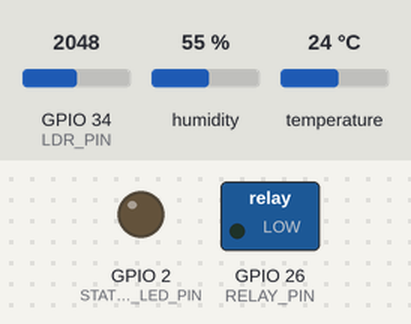
This sketch was run on a simulated ESP32. On the bench: switched loads named in the sketch (green lamp = pin HIGH), output pins drawn as LEDs (lit = HIGH). Inputs (shaded band) come from the test bench; at power-on: GPIO 34 (LDR_PIN) = 2048, humidity 55 %, temperature 24 °C. WiFi joins after 1.5 s; servers stay silent unless stated; uploads are accepted with an empty reply; the local clock reads 2024-03-15 10:24:30 at power-on unless the sketch sets it; what the sketch prints to the serial monitor is not drawn.

Above: at 0.0 s.
At 2.3 s:
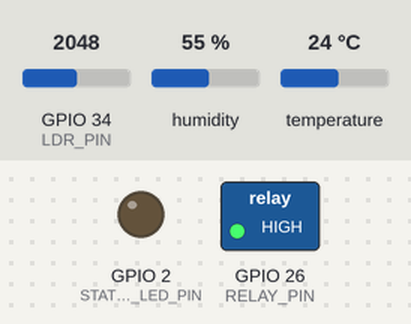
At 2.7 s:
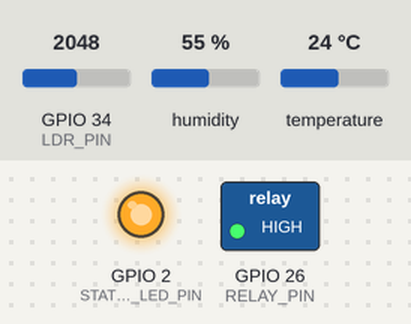
Timing chart, 0 to 4.2 s (numbered marks = the images above):
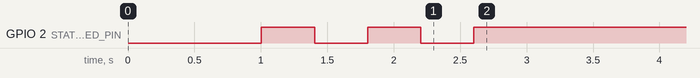

The sketch:

SmartRoom.ino
```cpp
/* =========================================================================
   SMART ROOM IOT — ESP32 FIRMWARE
   System: Environmental Telemetry & Automatic/Manual Appliance Automation
   Target: ESP32 DevKit V1
   Database: Firebase Realtime Database (Asia-Southeast1)
   ========================================================================= */

#include <WiFi.h>
#include <HTTPClient.h>
#include <WiFiClientSecure.h>
#include <ArduinoJson.h>
#include <DHT.h>
#include <time.h>

/* =========================================================================
   1. HARDWARE PIN DEFINITIONS & SENSOR CONFIGURATION
   ========================================================================= */
#define DHT_PIN          4        // GPIO 4 -> DHT11 / DHT22 Data Pin
#define DHT_TYPE         DHT11    // Change to DHT22 if using AM2302 / DHT22 sensor
#define LDR_PIN          34       // GPIO 34 (ADC1 Channel 6) -> LDR Analog Out
#define RELAY_PIN        26       // GPIO 26 -> 5V Relay IN Signal (Bulb Actuator)
#define STATUS_LED_PIN   2        // GPIO 2  -> Onboard Blue Status LED

// Relay Trigger Logic (Most relay modules are Active-LOW)
#define RELAY_ACTIVE_LOW true

/* =========================================================================
   2. NETWORK & FIREBASE CONFIGURATION
   ========================================================================= */
// Replace with your local Wi-Fi credentials
const char* WIFI_SSID     = "YOUR_WIFI_SSID";
const char* WIFI_PASSWORD = "YOUR_WIFI_PASSWORD";

// Firebase Realtime Database Host (No https:// or trailing slashes)
const char* FIREBASE_HOST = "smartyy-e6f48-default-rtdb.asia-southeast1.firebasedatabase.app";

// Optional: Firebase Database Secret or Auth Token (leave empty "" if test rules open)
const char* FIREBASE_AUTH = "";

// NTP Server Configuration for accurate millisecond timestamps in /history
const char* NTP_SERVER       = "pool.ntp.org";
const long  GMT_OFFSET_SEC   = 19800;  // IST (+5:30) = 5.5 * 3600 = 19800 (adjust if needed)
const int   DAYLIGHT_OFFSET  = 0;

/* =========================================================================
   3. GLOBAL INSTANCES & SYSTEM STATE
   ========================================================================= */
DHT dht(DHT_PIN, DHT_TYPE);
WiFiClientSecure client;

// Operating State
String currentMode       = "manual";   // "manual" or "automatic"
bool   bulbState         = false;      // true = ON, false = OFF
int    ldrThreshold      = 500;        // Default darkness threshold

// Sensor Readings
float  temperature       = 0.0;
float  humidity          = 0.0;
int    ldrValue          = 0;

// Non-blocking Timing Loops
unsigned long lastControlPoll   = 0;
const unsigned long CONTROL_INTERVAL = 2000;   // Poll control state every 2 seconds

unsigned long lastCurrentPush   = 0;
const unsigned long CURRENT_INTERVAL = 5000;   // Update /current every 5 seconds

unsigned long lastHistoryPush   = 0;
const unsigned long HISTORY_INTERVAL = 30000;  // Push time-series /history every 30s

/* =========================================================================
   4. HELPER: RELAY SWITCHING
   ========================================================================= */
void setRelay(bool state) {
  bulbState = state;
  if (RELAY_ACTIVE_LOW) {
    digitalWrite(RELAY_PIN, state ? LOW : HIGH);
  } else {
    digitalWrite(RELAY_PIN, state ? HIGH : LOW);
  }
}

/* =========================================================================
   5. HELPER: GET CURRENT UNIX TIMESTAMP (MILLISECONDS)
   ========================================================================= */
unsigned long long getEpochMillis() {
  time_t now;
  struct tm timeinfo;
  if (!getLocalTime(&timeinfo)) {
    return (unsigned long long)millis(); // Fallback if NTP not yet synced
  }
  time(&now);
  return ((unsigned long long)now) * 1000ULL;
}

/* =========================================================================
   6. FIREBASE REST: FETCH CONTROL STATE (/control.json)
   ========================================================================= */
void pollFirebaseControl() {
  if (WiFi.status() != WL_CONNECTED) return;

  HTTPClient http;
  String url = "https://" + String(FIREBASE_HOST) + "/control.json";
  if (strlen(FIREBASE_AUTH) > 0) {
    url += "?auth=" + String(FIREBASE_AUTH);
  }

  http.begin(client, url);
  int httpCode = http.GET();

  if (httpCode == HTTP_CODE_OK) {
    String payload = http.getString();
    StaticJsonDocument<256> doc;
    DeserializationError error = deserializeJson(doc, payload);

    if (!error) {
      if (doc.containsKey("mode")) {
        currentMode = doc["mode"].as<String>();
      }
      if (doc.containsKey("ldrThreshold")) {
        ldrThreshold = doc["ldrThreshold"].as<int>();
      }

      // If manual mode, follow the user's manual bulb command
      if (currentMode == "manual") {
        if (doc.containsKey("bulb")) {
          bool requestedBulb = doc["bulb"].as<bool>();
          setRelay(requestedBulb);
        }
      }
    }
  } else {
    Serial.printf("[HTTP] GET /control.json failed, code: %d\n", httpCode);
  }
  http.end();
}

/* =========================================================================
   7. FIREBASE REST: UPDATE LIVE STATE (/current.json)
   ========================================================================= */
void pushCurrentValues() {
  if (WiFi.status() != WL_CONNECTED) return;

  HTTPClient http;
  String url = "https://" + String(FIREBASE_HOST) + "/current.json";
  if (strlen(FIREBASE_AUTH) > 0) {
    url += "?auth=" + String(FIREBASE_AUTH);
  }

  StaticJsonDocument<256> doc;
  doc["temperature"] = serialized(String(temperature, 1));
  doc["humidity"]    = serialized(String(humidity, 1));
  doc["ldr"]         = ldrValue;
  doc["bulb"]        = bulbState;
  doc["mode"]        = currentMode;

  String requestBody;
  serializeJson(doc, requestBody);

  http.begin(client, url);
  http.addHeader("Content-Type", "application/json");
  int httpCode = http.PUT(requestBody); // PUT updates / replaces /current

  if (httpCode != HTTP_CODE_OK) {
    Serial.printf("[HTTP] PUT /current.json failed, code: %d\n", httpCode);
  }
  http.end();
}

/* =========================================================================
   8. FIREBASE REST: LOG HISTORICAL RECORD (/history.json)
   ========================================================================= */
void pushHistoryLog() {
  if (WiFi.status() != WL_CONNECTED) return;

  HTTPClient http;
  String url = "https://" + String(FIREBASE_HOST) + "/history.json";
  if (strlen(FIREBASE_AUTH) > 0) {
    url += "?auth=" + String(FIREBASE_AUTH);
  }

  StaticJsonDocument<256> doc;
  doc["timestamp"]   = getEpochMillis();
  doc["temperature"] = serialized(String(temperature, 1));
  doc["humidity"]    = serialized(String(humidity, 1));
  doc["ldr"]         = ldrValue;
  doc["bulb"]        = bulbState;
  doc["mode"]        = currentMode;

  String requestBody;
  serializeJson(doc, requestBody);

  http.begin(client, url);
  http.addHeader("Content-Type", "application/json");
  int httpCode = http.POST(requestBody); // POST generates a unique push-key in /history

  if (httpCode != HTTP_CODE_OK) {
    Serial.printf("[HTTP] POST /history.json failed, code: %d\n", httpCode);
  } else {
    Serial.println("[FIREBASE] Telemetry snapshot saved to /history");
  }
  http.end();
}

/* =========================================================================
   9. HARDWARE SETUP
   ========================================================================= */
void setup() {
  Serial.begin(115200);
  delay(1000);
  Serial.println("\n=== SMART ROOM IOT INITIALIZATION ===");

  // Pin Configurations
  pinMode(RELAY_PIN, OUTPUT);
  pinMode(STATUS_LED_PIN, OUTPUT);
  pinMode(LDR_PIN, INPUT);

  // Initial actuator state: OFF
  setRelay(false);
  digitalWrite(STATUS_LED_PIN, LOW);

  // Initialize DHT Sensor
  dht.begin();

  // Insecure TLS (bypasses CA verification for simplicity & reliability on ESP32)
  client.setInsecure();

  // Wi-Fi Connection
  Serial.printf("[WIFI] Connecting to SSID: %s", WIFI_SSID);
  WiFi.mode(WIFI_STA);
  WiFi.begin(WIFI_SSID, WIFI_PASSWORD);

  while (WiFi.status() != WL_CONNECTED) {
    digitalWrite(STATUS_LED_PIN, !digitalRead(STATUS_LED_PIN)); // Blink while connecting
    delay(400);
    Serial.print(".");
  }

  digitalWrite(STATUS_LED_PIN, HIGH); // Solid ON when connected
  Serial.println("\n[WIFI] Connected successfully!");
  Serial.printf("[WIFI] Assigned ESP32 IP: %s\n", WiFi.localIP().toString().c_str());

  // Initialize NTP time for timestamps
  configTime(GMT_OFFSET_SEC, DAYLIGHT_OFFSET, NTP_SERVER);
  Serial.println("[NTP] Time synchronization service initialized.");
}

/* =========================================================================
   10. MAIN EVENT LOOP
   ========================================================================= */
void loop() {
  unsigned long now = millis();

  // 1. Read Physical Environmental Sensors
  float t = dht.readTemperature();
  float h = dht.readHumidity();
  if (!isnan(t)) temperature = t;
  if (!isnan(h)) humidity = h;

  ldrValue = analogRead(LDR_PIN);

  // 2. Poll Firebase /control (Manual/Auto mode, bulb toggle, threshold)
  if (now - lastControlPoll >= CONTROL_INTERVAL) {
    lastControlPoll = now;
    pollFirebaseControl();
  }

  // 3. Automation Engine (Automatic Mode)
  // Logic: When LDR >= threshold -> Dark -> Turn Bulb ON
  //        When LDR <  threshold -> Bright -> Turn Bulb OFF
  if (currentMode == "automatic") {
    bool shouldBulbBeOn = (ldrValue >= ldrThreshold);
    if (bulbState != shouldBulbBeOn) {
      setRelay(shouldBulbBeOn);
      Serial.printf("[AUTO] LDR: %d vs Threshold: %d -> Bulb toggled %s\n",
                    ldrValue, ldrThreshold, shouldBulbBeOn ? "ON" : "OFF");
    }
  }

  // 4. Periodically update Firebase /current
  if (now - lastCurrentPush >= CURRENT_INTERVAL) {
    lastCurrentPush = now;
    pushCurrentValues();
  }

  // 5. Periodically log time-series entry to Firebase /history
  if (now - lastHistoryPush >= HISTORY_INTERVAL) {
    lastHistoryPush = now;
    pushHistoryLog();
  }

  delay(50); // Small loop yield for ESP32 background tasks (Wi-Fi watchdog)
}
```
